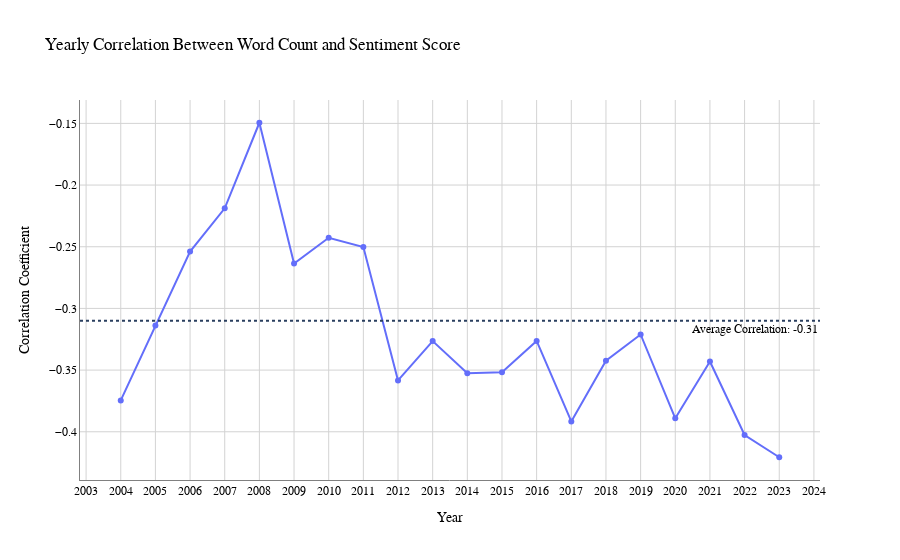

Notebook code cell kept with this figure:
### Code cell
################################################## EDA ################################################

# ------- Calculating the correlation between 'Word Count' and 'Sentiment Score'

# Calculate the correlations
correlation = df[['Word Count', 'Sentiment Score']].corr()

# Print the correlations
print("Correlation between Word Count and Sentiment Score:", correlation.at['Word Count', 'Sentiment Score'])

# Calculate correlation by year
yearly_correlation = df.groupby('Year').apply(lambda x: x[['Word Count', 'Sentiment Score']].corr().iloc[0, 1])

# Reset index to turn the Series into a DataFrame for plotting
yearly_correlation_df = yearly_correlation.reset_index()
yearly_correlation_df.columns = ['Year', 'Correlation']

# Creating an interactive line plot using Plotly
fig = px.line(yearly_correlation_df, x='Year', y='Correlation', 
              title='Yearly Correlation Between Word Count and Sentiment Score',
              markers=True,  
              labels={'Correlation': 'Correlation Coefficient'})

# Add a horizontal line for the average correlation and update layout
average_correlation = -0.31
fig.add_hline(y=average_correlation, line_dash="dot",
              annotation_text=f"Average Correlation: {average_correlation:.2f}", 
              annotation_position="bottom right")
fig.update_traces(text='Correlation', hoverinfo='x+y', name='Yearly Correlation')  

# Adding details to the plot
fig.update_layout(
    plot_bgcolor='white',  
    hovermode='x unified',  
    xaxis_title='Year',
    yaxis_title='Correlation Coefficient',
    xaxis=dict(
        showline=True, 
        showgrid=True,  
        tickmode='linear',
        tick0=df['Year'].min(),
        dtick=1,  
        linecolor='gray', 
        gridcolor='lightgray'  
    ),
    yaxis=dict(
        showline=True,
        showgrid=True,
        linecolor='gray',
        gridcolor='lightgray'
    ),
    legend_title='Legend',
    legend=dict(y=1, x=1, xanchor='right', yanchor='top'),  
    font=dict(  
        family="Arial, sans-serif",
        size=12,
        color="black"
    )
)

fig.write_html('yearly_correlation_plot.html')
fig.show()

### Figure 1 — Plotly figure (JSON) as saved in the notebook; plotly's stock layout.template omitted (floating-point values rounded to 4 significant figures)
{"data": [{"hoverinfo": "x+y", "hovertemplate": "Year=%{x}<br>Correlation Coefficient=%{y}<extra></extra>", "legendgroup": "", "line": {"color": "#636efa", "dash": "solid"}, "marker": {"symbol": "circle"}, "mode": "markers+lines", "name": "Yearly Correlation", "orientation": "v", "showlegend": false, "text": "Correlation", "type": "scatter", "x": [2004, 2005, 2006, 2007, 2008, 2009, 2010, 2011, 2012, 2013, 2014, 2015, 2016, 2017, 2018, 2019, 2020, 2021, 2022, 2023], "xaxis": "x", "y": [-0.3746, -0.3139, -0.254, -0.2188, -0.1495, -0.2635, -0.2428, -0.2502, -0.3583, -0.3265, -0.3525, -0.3518, -0.3264, -0.3916, -0.3425, -0.3211, -0.389, -0.343, -0.4026, -0.4206], "yaxis": "y"}], "layout": {"annotations": [{"showarrow": false, "text": "Average Correlation: -0.31", "x": 1, "xanchor": "right", "xref": "x domain", "y": -0.31, "yanchor": "top", "yref": "y"}], "font": {"color": "black", "family": "Arial, sans-serif", "size": 12}, "hovermode": "x unified", "legend": {"title": {"text": "Legend"}, "tracegroupgap": 0, "x": 1, "xanchor": "right", "y": 1, "yanchor": "top"}, "plot_bgcolor": "white", "shapes": [{"line": {"dash": "dot"}, "type": "line", "x0": 0, "x1": 1, "xref": "x domain", "y0": -0.31, "y1": -0.31, "yref": "y"}], "title": {"text": "Yearly Correlation Between Word Count and Sentiment Score"}, "xaxis": {"anchor": "y", "domain": [0, 1], "dtick": 1, "gridcolor": "lightgray", "linecolor": "gray", "showgrid": true, "showline": true, "tick0": 2004, "tickmode": "linear", "title": {"text": "Year"}}, "yaxis": {"anchor": "x", "domain": [0, 1], "gridcolor": "lightgray", "linecolor": "gray", "showgrid": true, "showline": true, "title": {"text": "Correlation Coefficient"}}}}
